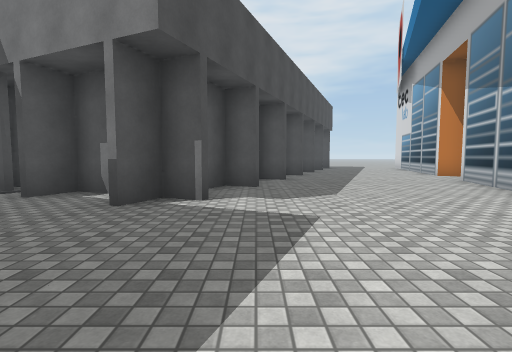
[1] (above)

18 first-person views from a walk through a 3-D level made in the Unity game engine. The camera is 1.3 m above the floor, tilts 4° down and sees 85° across. The floor is counted in squares, 2 m on a side. Each view is taken from the middle of a square. On the plan, view 1 faces up. The plan holds only what a view shows up to about 9 squares ahead; the rest is blank. The place goes on beyond the plan. Some surface patterns are stand-ins.

[2]
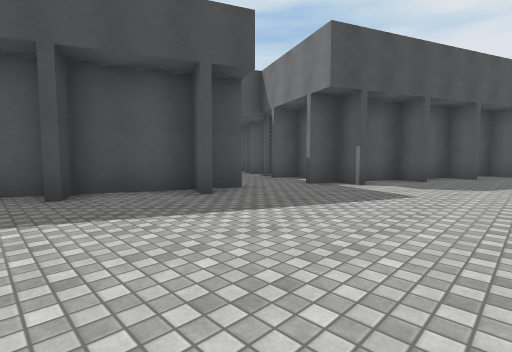

[3]
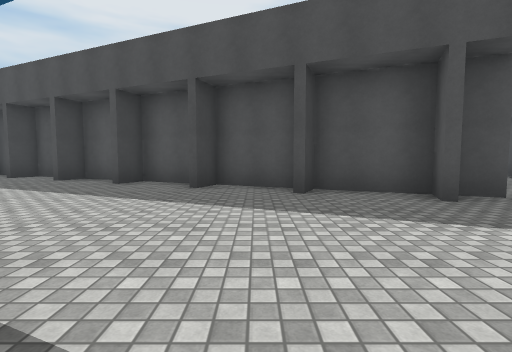

[4]
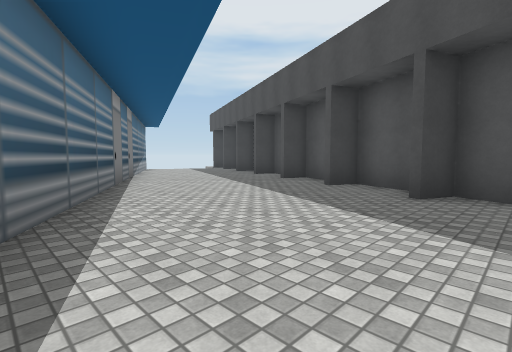

[5]
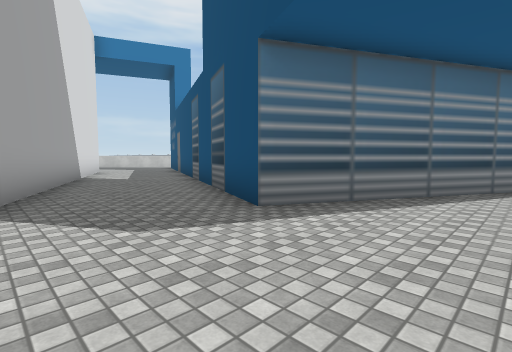

[6]
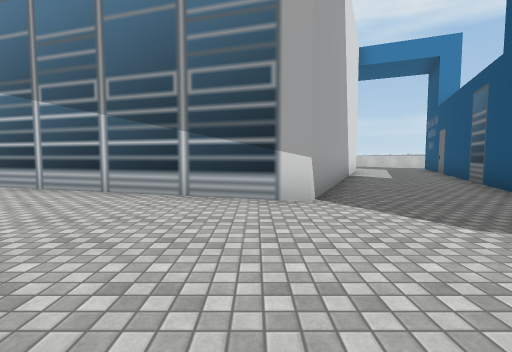

[7]
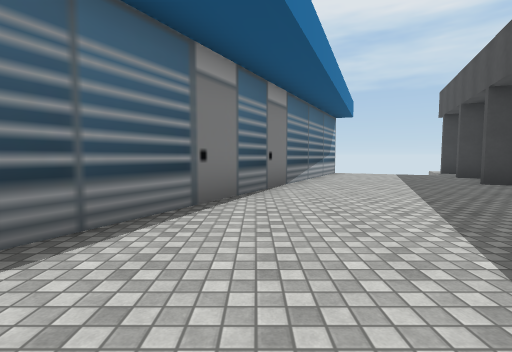

[8]
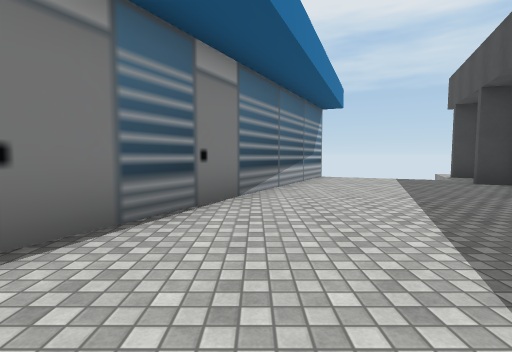

[9]
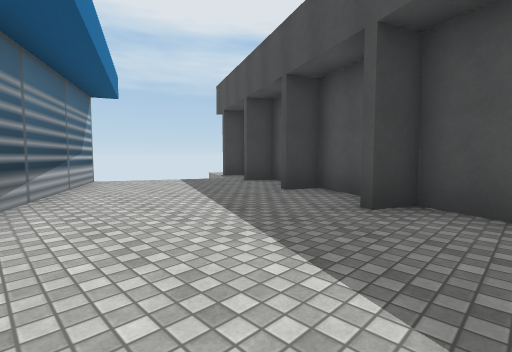

[10]
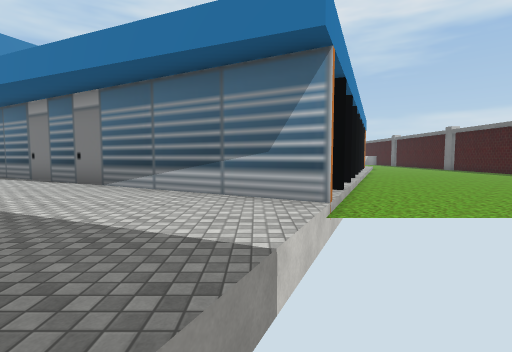

[11]
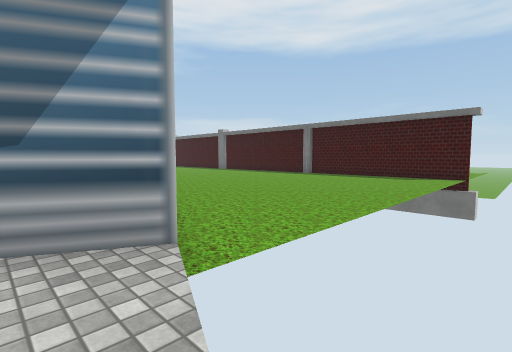

[12]
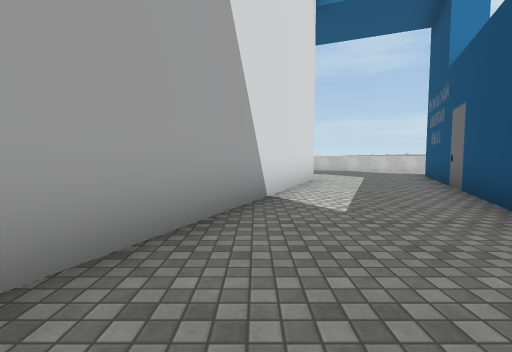

[13]
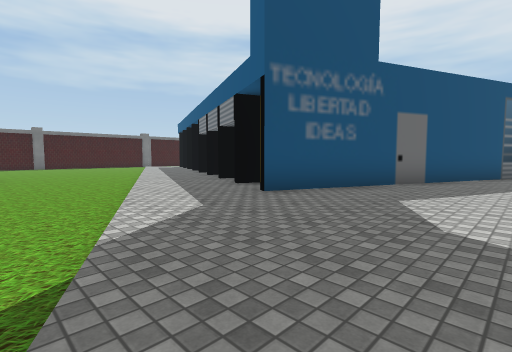

[14]
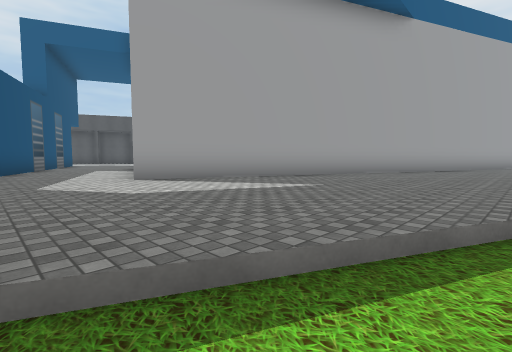

[15]
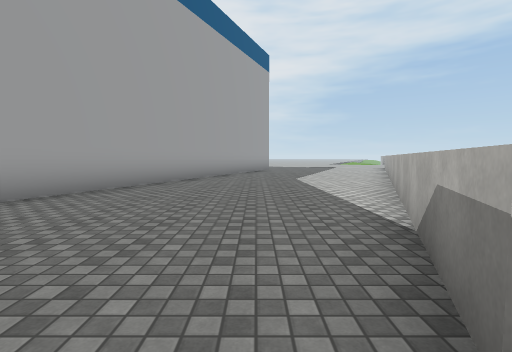

[16]
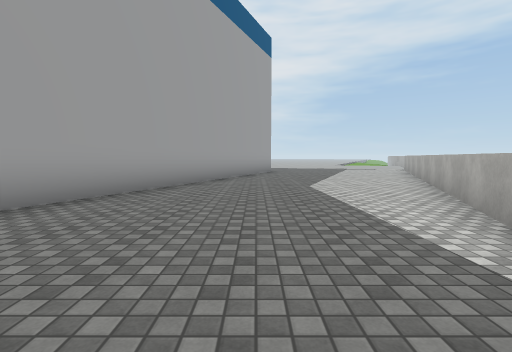

[17]
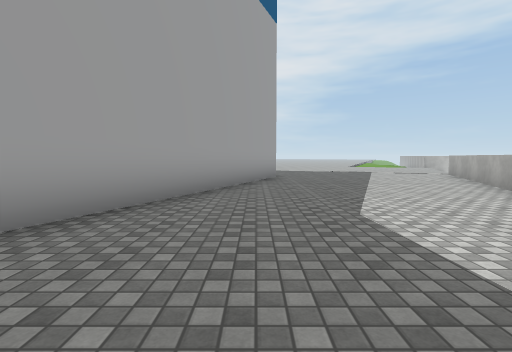

[18]
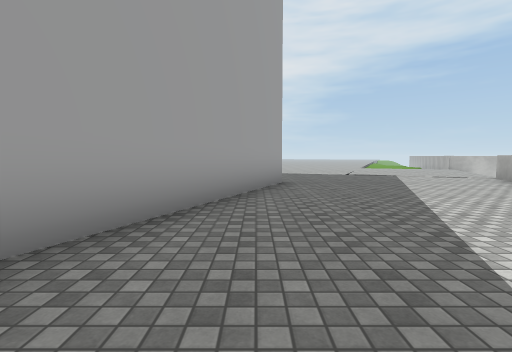

### Floor plan
Key: @ floor where view 1 was taken; # wall or solid block; x gap in a wall; . main floor; - floor 0.25 m lower than the main floor; / step, stairs or slope; ^ raised ledge.
Columns run from 10 left of view 1 to 25 right of it. Each row starts with its distance up from view 1.
 11                             #......#
 10            #               ##.....##
  9            ......          #......#
  8           #......          #.....#
  7           ......#         ##.....#
  6          ##....##         #.....##
  5       ###......#         ##.....#
  4       ..##.....#         #.....##
  3       ........##        ##.....^
  2        #......#         #......#
  1       ###.....#         #.....##
  0       #...@...#        ##.....#
 -1       ##.....####      #......#
 -2       #.........###   ##.....##
 -3      ##...........#####......
 -4      #......#........##...../
 -5     ##.....#####............-
 -6     #......#   ###........./-
 -7    ##.....##     ###.......--
 -8    #.....##        #####../-
 -9   ##.....#            #...--
-10   #.....##            #../--
-11   #.....#             .../--
-12   .....##            #../---
-13  #.....#              ../---
-14  .....##                ----
-15 #. ...#                  ---
-16  x   x###
-17      --/#
-18      -----#
-19      ------
-20      ------
-21      ------
-22      ------
-23      ---
-24      --

Positions as (right, up) in squares from view 1, and headings:
1: (0, 0), facing up
2: (2, -2), facing up-left
3: (2, -2), facing left
4: (1, -2), facing down-left
5: (-1, -1), facing down-right
6: (-1, 0), facing right
7: (-2, -5), facing down
8: (-3, -7), facing down
9: (-3, -8), facing down-left
10: (-9, -15), facing right
11: (-7, -15), facing down-right
12: (4, -3), facing right
13: (17, -5), facing down-left
14: (18, -7), facing up-left
15: (18, -3), facing up
16: (18, -1), facing up
17: (18, 2), facing up
18: (18, 4), facing up
